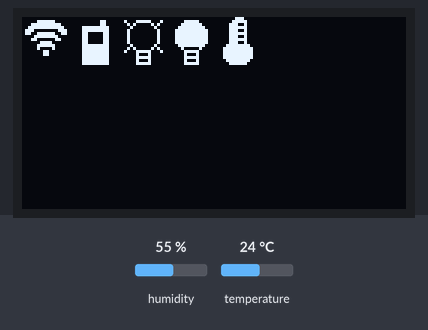
Bench run of a sketch on a simulated Arduino Uno, built with avr-gcc and run on an emulated ATmega328P. Parts: 128×64 one-colour display. Inputs (shaded band) come from the test bench; at power-on: humidity 55 %, temperature 24 °C. The local clock reads 2024-03-15 10:24:30 at power-on unless the sketch sets it; what the sketch prints to the serial monitor is not drawn.

Above: at 1.7 s.
1.8 s: humidity set to 22 %
At 5.5 s:
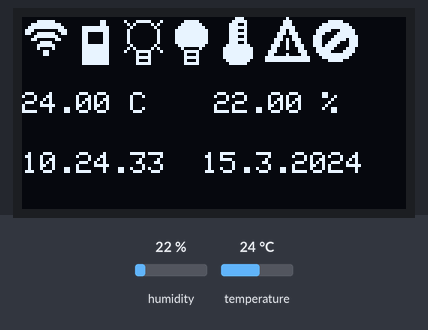
5.7 s: temperature set to 12 °C
At 8.7 s:
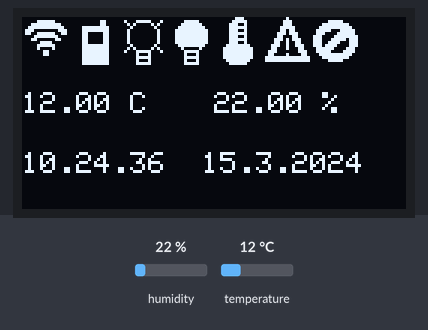
9.6 s: humidity set to 40 %
At 15.0 s:
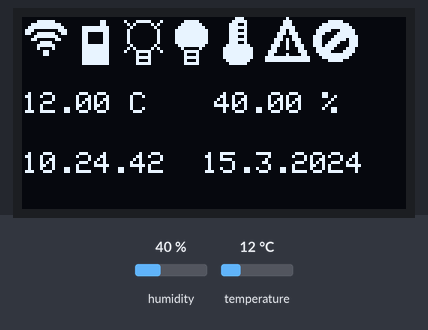
15.6 s: temperature set to 19 °C
Timing chart, 0 to 18.6 s (numbered marks = the images above; inputs shaded):
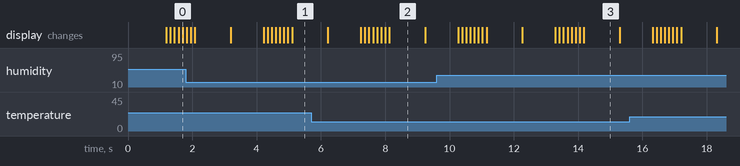

Measured:
- what the display in image 2 shows lasts 1.1 s, from 8.1 s to 9.2 s

The sketch:

sketch_sep20a.ino
```cpp
#include "RTClib.h"  // Kütüphanemizi ekliyoruz
#include <Wire.h>
#include <SPI.h>
#include <Adafruit_GFX.h>
#include <Adafruit_SH110X.h>
#include <Adafruit_AHTX0.h>

#define LOGO_HEIGHT 16
#define LOGO_WIDTH 16


static const unsigned char PROGMEM  wifi_icon[] =
{
	0b00000000, 0b00000000, //
	0b00000111, 0b11100000, //      ######
	0b00011111, 0b11111000, //    ##########
	0b00111111, 0b11111100, //   ############
	0b01110000, 0b00001110, //  ###        ###
	0b01100111, 0b11100110, //  ##  ######  ##
	0b00001111, 0b11110000, //     ########
	0b00011000, 0b00011000, //    ##      ##
	0b00000011, 0b11000000, //       ####
	0b00000111, 0b11100000, //      ######
	0b00000100, 0b00100000, //      #    #
	0b00000001, 0b10000000, //        ##
	0b00000001, 0b10000000, //        ##
	0b00000000, 0b00000000, //
	0b00000000, 0b00000000, //
	0b00000000, 0b00000000, //
};

const unsigned char mobile_icon[] =
{
	0b00000000, 0b00000000, //
	0b00000000, 0b00110000, //           ##
	0b00000000, 0b00110000, //           ##
	0b00001111, 0b11111000, //     #########
	0b00001111, 0b11111000, //     #########
	0b00001100, 0b00011000, //     ##     ##
	0b00001100, 0b00011000, //     ##     ##
	0b00001100, 0b00011000, //     ##     ##
	0b00001100, 0b00011000, //     ##     ##
	0b00001111, 0b11111000, //     #########
	0b00001111, 0b11111000, //     #########
	0b00001111, 0b11111000, //     #########
	0b00001111, 0b11111000, //     #########
	0b00001111, 0b11111000, //     #########
	0b00001111, 0b11111000, //     #########
	0b00001111, 0b11111000, //     #########
};

const unsigned char bulb_on[] =
{
	0b00000000, 0b00000000, //
	0b00100011, 0b11100010, //   #   #####   #
	0b00010100, 0b00010100, //    # #     # #
	0b00001000, 0b00001000, //     #       #
	0b00010000, 0b00000100, //    #         #
	0b00010000, 0b00000100, //    #         #
	0b00010000, 0b00000100, //    #         #
	0b00010000, 0b00000100, //    #         #
	0b00010000, 0b00000100, //    #         #
	0b00001000, 0b00001000, //     #       #
	0b00010100, 0b00010100, //    # #     # #
	0b00100011, 0b11100010, //   #   #####   #
	0b00000010, 0b00100000, //       #   #
	0b00000011, 0b11100000, //       #####
	0b00000010, 0b00100000, //       #   #
	0b00000011, 0b11100000, //       #####
};

const unsigned char bulb_off[] =
{
	0b00000000, 0b00000000, //
	0b00000011, 0b11100000, //       #####
	0b00000111, 0b11110000, //      #######
	0b00001111, 0b11111000, //     #########
	0b00011111, 0b11111100, //    ###########
	0b00011111, 0b11111100, //    ###########
	0b00011111, 0b11111100, //    ###########
	0b00011111, 0b11111100, //    ###########
	0b00011111, 0b11111100, //    ###########
	0b00001111, 0b11111000, //     #########
	0b00000100, 0b00010000, //      #     #
	0b00000011, 0b11100000, //       #####
	0b00000010, 0b00100000, //       #   #
	0b00000011, 0b11100000, //       #####
	0b00000010, 0b00100000, //       #   #
	0b00000011, 0b11100000, //       #####
};


const unsigned char nocon_icon[] =
{
	0b00000000, 0b00000000, //
	0b00000011, 0b11100000, //       #####
	0b00001111, 0b11111000, //     #########
	0b00011111, 0b11111100, //    ###########
	0b00111110, 0b00111110, //   #####   #####
	0b00111000, 0b01111110, //   ###    ######
	0b01110000, 0b11111111, //  ###    ########
	0b01110001, 0b11110111, //  ###   ##### ###
	0b01110011, 0b11000111, //  ###  ####   ###
	0b01110111, 0b10000111, //  ### ####    ###
	0b00111111, 0b00001110, //   ######    ###
	0b00111110, 0b00011110, //   #####    ####
	0b00011111, 0b11111100, //    ###########
	0b00001111, 0b11111000, //     #########
	0b00000011, 0b11100000, //       #####
	0b00000000, 0b00000000, //
};


const unsigned char temperature_icon[] =
{
	0b00000001, 0b11000000, //        ###
	0b00000011, 0b11100000, //       #####
	0b00000111, 0b00100000, //      ###  #
	0b00000111, 0b11100000, //      ######
	0b00000111, 0b00100000, //      ###  #
	0b00000111, 0b11100000, //      ######
	0b00000111, 0b00100000, //      ###  #
	0b00000111, 0b11100000, //      ######
	0b00000111, 0b00100000, //      ###  #
	0b00001111, 0b11110000, //     ########
	0b00011111, 0b11111000, //    ##########
	0b00011111, 0b11111000, //    ##########
	0b00011111, 0b11111000, //    ##########
	0b00011111, 0b11111000, //    ##########
	0b00001111, 0b11110000, //     ########
	0b00000111, 0b11100000, //      ######
};


const unsigned char warning_icon[] =
{
	0b00000000, 0b10000000, //         #
	0b00000001, 0b11000000, //        ###
	0b00000001, 0b11000000, //        ###
	0b00000011, 0b11100000, //       #####
	0b00000011, 0b01100000, //       ## ##
	0b00000111, 0b01110000, //      ### ###
	0b00000110, 0b00110000, //      ##   ##
	0b00001110, 0b10111000, //     ### # ###
	0b00001100, 0b10011000, //     ##  #  ##
	0b00011100, 0b10011100, //    ###  #  ###
	0b00011000, 0b10001100, //    ##   #   ##
	0b00111000, 0b00001110, //   ###       ###
	0b00110000, 0b10000110, //   ##    #    ##
	0b01111111, 0b11111111, //  ###############
	0b01111111, 0b11111111, //  ###############
	0b00000000, 0b00000000, //
};

// Adafruit'in RTClib kütüphanesi

RTC_DS1307 rtc;  // Kütüphanemiz başlatılıyor

char HaftaninGunleri[7][12] = { "Pazar", "Pazartesi", "Salı",
                                "Çarşamba", "Perşembe", "Cuma", "Cumartesi" };


Adafruit_AHTX0 aht;

#define i2c_Address 0x3C
#define SCREEN_WIDTH 128 // OLED display width, in pixels
#define SCREEN_HEIGHT 64 // OLED display height, in pixels
#define OLED_RESET -1   //   QT-PY / XIAO
Adafruit_SH1106G display = Adafruit_SH1106G(SCREEN_WIDTH, SCREEN_HEIGHT, &Wire, OLED_RESET);

#define NUMFLAKES 10  // Number of snowflakes in the animation example

#define LOGO_HEIGHT 16
#define LOGO_WIDTH 16


void setup() {
  Serial.begin(115200);

  if (!display.begin(i2c_Address, true)) {
    Serial.println(F("SSD1306 allocation failed"));
    for (;;)
      ;  // Don't proceed, loop forever
  }

  display.clearDisplay();
  display.display();

  if (!aht.begin()) {
    Serial.println("Could not find AHT? Check wiring");
    while (1) delay(10);
  }
  Serial.println("AHT10 or AHT20 found");

  // Clear the buffer


  // Seri Port Ekranı'nı başlatıyoruz
  if (!rtc.begin()) {  // Modüle bağlantı kontrol ediliyor
    Serial.println("RTC Bulunamadı!");
    while (1)
      ;
  }
}
void loop() {
  // populate temp and humidity objects with fresh data
  DateTime now = rtc.now();
                // Güncel saati bu satırda okuyoruz
  if (now.day() < 10) { Serial.print("0"); }  // 3. ayı 03 olarak gösterelim
  Serial.print(now.day(), DEC);               // Günü yazalım
  Serial.print(".");
  if (now.month() < 10) { Serial.print("0"); }
  Serial.print(now.month(), DEC);  // Ayı yazalım
  Serial.print(".");
  Serial.print(now.year(), DEC);  // Yılı yazalım
  Serial.print(" ");
  Serial.print(HaftaninGunleri[now.dayOfTheWeek()]);  // Günün adı
  Serial.print(" | ");
  if (now.hour() < 10) { Serial.print("0"); }
  Serial.print(now.hour(), DEC);  // Saati yazalım
  Serial.print(":");
  if (now.minute() < 10) { Serial.print("0"); }
  Serial.print(now.minute(), DEC);  // Dakikayı yazalım
  Serial.print(":");
  if (now.second() < 10) { Serial.print("0"); }
  Serial.println(now.second(), DEC);

  sensors_event_t humidity, temp;
  aht.getEvent(&humidity, &temp);

    display.clearDisplay();
   display.display();
    delay(1000);


   display.drawBitmap(0, 0, wifi_icon, 16, 16, 1);
   display.display();
    delay(100);
   display.drawBitmap(16, 0, mobile_icon, 16, 16, 1);
      display.display();
    delay(100);
   display.drawBitmap(32, 0, bulb_on, 16, 16, 1);
      display.display();
    delay(100);
   display.drawBitmap(48, 0, bulb_off, 16, 16, 1);
      display.display();
    delay(100);
    display.drawBitmap(64, 0, temperature_icon, 16, 16, 1);
       display.display();
    delay(100);
   display.drawBitmap(80, 0, warning_icon, 16, 16, 1);
      display.display();
    delay(100);
   display.drawBitmap(96, 0, nocon_icon, 16, 16, 1);
      display.display();
    delay(100);

  display.setTextSize(1);
  display.setTextColor(SH110X_WHITE);

  display.setCursor(0, 25);
  display.print(String(temp.temperature) + " C");

  display.setCursor(64, 25);
  display.print(String(humidity.relative_humidity) + " %");

  display.setCursor(0, 45);
  display.print(now.hour());
  display.print(".");
  display.print(now.minute());
    display.print(".");
  display.print(now.second());
  display.print("  ");

  display.print(now.day());
     display.print(".");
  display.print(now.month());
     display.print(".");
  display.print(now.year());


  // update display with all of the above graphics
  display.display();
  // Saniyeyi yazalım
  delay(1000);
}
```
